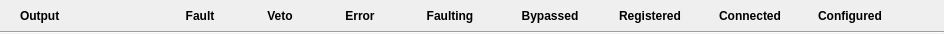
<?xml version="1.0" encoding="UTF-8"?>
<ui version="4.0">
 <class>Form</class>
 <widget class="QWidget" name="Form">
  <property name="geometry">
   <rect>
    <x>0</x>
    <y>0</y>
    <width>944</width>
    <height>34</height>
   </rect>
  </property>
  <property name="sizePolicy">
   <sizepolicy hsizetype="MinimumExpanding" vsizetype="Preferred">
    <horstretch>0</horstretch>
    <verstretch>0</verstretch>
   </sizepolicy>
  </property>
  <property name="minimumSize">
   <size>
    <width>0</width>
    <height>34</height>
   </size>
  </property>
  <property name="maximumSize">
   <size>
    <width>16777215</width>
    <height>34</height>
   </size>
  </property>
  <property name="windowTitle">
   <string>Form</string>
  </property>
  <layout class="QVBoxLayout" name="verticalLayout_2">
   <property name="spacing">
    <number>0</number>
   </property>
   <property name="leftMargin">
    <number>0</number>
   </property>
   <property name="topMargin">
    <number>0</number>
   </property>
   <property name="rightMargin">
    <number>0</number>
   </property>
   <property name="bottomMargin">
    <number>0</number>
   </property>
   <item>
    <layout class="QHBoxLayout" name="horizontalLayout_3" stretch="0,0,0,0,0,0,0,0,0,0">
     <property name="spacing">
      <number>0</number>
     </property>
     <item>
      <widget class="QLabel" name="label_9">
       <property name="minimumSize">
        <size>
         <width>160</width>
         <height>0</height>
        </size>
       </property>
       <property name="maximumSize">
        <size>
         <width>160</width>
         <height>16777215</height>
        </size>
       </property>
       <property name="font">
        <font>
         <weight>75</weight>
         <bold>true</bold>
        </font>
       </property>
       <property name="text">
        <string>Output</string>
       </property>
       <property name="alignment">
        <set>Qt::AlignLeading|Qt::AlignLeft|Qt::AlignVCenter</set>
       </property>
       <property name="wordWrap">
        <bool>false</bool>
       </property>
       <property name="indent">
        <number>20</number>
       </property>
      </widget>
     </item>
     <item>
      <widget class="QLabel" name="label_7">
       <property name="minimumSize">
        <size>
         <width>80</width>
         <height>0</height>
        </size>
       </property>
       <property name="maximumSize">
        <size>
         <width>80</width>
         <height>16777215</height>
        </size>
       </property>
       <property name="font">
        <font>
         <weight>75</weight>
         <bold>true</bold>
        </font>
       </property>
       <property name="text">
        <string>Fault</string>
       </property>
       <property name="alignment">
        <set>Qt::AlignCenter</set>
       </property>
       <property name="wordWrap">
        <bool>false</bool>
       </property>
      </widget>
     </item>
     <item>
      <widget class="QLabel" name="label_8">
       <property name="minimumSize">
        <size>
         <width>80</width>
         <height>0</height>
        </size>
       </property>
       <property name="maximumSize">
        <size>
         <width>80</width>
         <height>16777215</height>
        </size>
       </property>
       <property name="font">
        <font>
         <weight>75</weight>
         <bold>true</bold>
        </font>
       </property>
       <property name="text">
        <string>Veto</string>
       </property>
       <property name="alignment">
        <set>Qt::AlignCenter</set>
       </property>
       <property name="wordWrap">
        <bool>false</bool>
       </property>
      </widget>
     </item>
     <item>
      <widget class="QLabel" name="label_10">
       <property name="minimumSize">
        <size>
         <width>80</width>
         <height>0</height>
        </size>
       </property>
       <property name="maximumSize">
        <size>
         <width>80</width>
         <height>16777215</height>
        </size>
       </property>
       <property name="font">
        <font>
         <weight>75</weight>
         <bold>true</bold>
        </font>
       </property>
       <property name="text">
        <string>Error</string>
       </property>
       <property name="alignment">
        <set>Qt::AlignCenter</set>
       </property>
       <property name="wordWrap">
        <bool>false</bool>
       </property>
      </widget>
     </item>
     <item>
      <widget class="QLabel" name="label_13">
       <property name="minimumSize">
        <size>
         <width>100</width>
         <height>0</height>
        </size>
       </property>
       <property name="maximumSize">
        <size>
         <width>100</width>
         <height>16777215</height>
        </size>
       </property>
       <property name="font">
        <font>
         <weight>75</weight>
         <bold>true</bold>
        </font>
       </property>
       <property name="text">
        <string>Faulting</string>
       </property>
       <property name="alignment">
        <set>Qt::AlignCenter</set>
       </property>
       <property name="wordWrap">
        <bool>false</bool>
       </property>
      </widget>
     </item>
     <item>
      <widget class="QLabel" name="label_15">
       <property name="minimumSize">
        <size>
         <width>100</width>
         <height>0</height>
        </size>
       </property>
       <property name="maximumSize">
        <size>
         <width>100</width>
         <height>16777215</height>
        </size>
       </property>
       <property name="font">
        <font>
         <weight>75</weight>
         <bold>true</bold>
        </font>
       </property>
       <property name="text">
        <string>Bypassed</string>
       </property>
       <property name="alignment">
        <set>Qt::AlignCenter</set>
       </property>
       <property name="wordWrap">
        <bool>false</bool>
       </property>
      </widget>
     </item>
     <item>
      <widget class="QLabel" name="label_11">
       <property name="minimumSize">
        <size>
         <width>100</width>
         <height>0</height>
        </size>
       </property>
       <property name="maximumSize">
        <size>
         <width>100</width>
         <height>16777215</height>
        </size>
       </property>
       <property name="font">
        <font>
         <weight>75</weight>
         <bold>true</bold>
        </font>
       </property>
       <property name="text">
        <string>Registered</string>
       </property>
       <property name="alignment">
        <set>Qt::AlignCenter</set>
       </property>
       <property name="wordWrap">
        <bool>false</bool>
       </property>
      </widget>
     </item>
     <item>
      <widget class="QLabel" name="label_12">
       <property name="minimumSize">
        <size>
         <width>100</width>
         <height>0</height>
        </size>
       </property>
       <property name="maximumSize">
        <size>
         <width>100</width>
         <height>16777215</height>
        </size>
       </property>
       <property name="font">
        <font>
         <weight>75</weight>
         <bold>true</bold>
        </font>
       </property>
       <property name="text">
        <string>Connected</string>
       </property>
       <property name="alignment">
        <set>Qt::AlignCenter</set>
       </property>
       <property name="wordWrap">
        <bool>false</bool>
       </property>
      </widget>
     </item>
     <item>
      <widget class="QLabel" name="label_14">
       <property name="minimumSize">
        <size>
         <width>100</width>
         <height>0</height>
        </size>
       </property>
       <property name="maximumSize">
        <size>
         <width>100</width>
         <height>16777215</height>
        </size>
       </property>
       <property name="font">
        <font>
         <weight>75</weight>
         <bold>true</bold>
        </font>
       </property>
       <property name="text">
        <string>Configured</string>
       </property>
       <property name="alignment">
        <set>Qt::AlignCenter</set>
       </property>
       <property name="wordWrap">
        <bool>false</bool>
       </property>
      </widget>
     </item>
     <item>
      <spacer name="horizontalSpacer">
       <property name="orientation">
        <enum>Qt::Horizontal</enum>
       </property>
       <property name="sizeHint" stdset="0">
        <size>
         <width>40</width>
         <height>20</height>
        </size>
       </property>
      </spacer>
     </item>
    </layout>
   </item>
   <item>
    <widget class="Line" name="line">
     <property name="sizePolicy">
      <sizepolicy hsizetype="MinimumExpanding" vsizetype="Fixed">
       <horstretch>0</horstretch>
       <verstretch>0</verstretch>
      </sizepolicy>
     </property>
     <property name="orientation">
      <enum>Qt::Horizontal</enum>
     </property>
    </widget>
   </item>
  </layout>
 </widget>
 <resources/>
 <connections/>
</ui>
